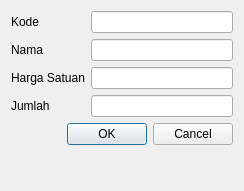
<?xml version="1.0" encoding="UTF-8"?>
<ui version="4.0">
 <class>DialogAdd</class>
 <widget class="QDialog" name="DialogAdd">
  <property name="geometry">
   <rect>
    <x>0</x>
    <y>0</y>
    <width>244</width>
    <height>191</height>
   </rect>
  </property>
  <property name="windowTitle">
   <string>Dialog</string>
  </property>
  <layout class="QFormLayout" name="formLayout">
   <item row="0" column="0">
    <widget class="QLabel" name="labelKode">
     <property name="text">
      <string>Kode</string>
     </property>
    </widget>
   </item>
   <item row="0" column="1">
    <widget class="QLineEdit" name="lineEditKode"/>
   </item>
   <item row="1" column="0">
    <widget class="QLabel" name="labelNama">
     <property name="text">
      <string>Nama</string>
     </property>
    </widget>
   </item>
   <item row="1" column="1">
    <widget class="QLineEdit" name="lineEditNama"/>
   </item>
   <item row="2" column="0">
    <widget class="QLabel" name="labelHargaSatuan">
     <property name="text">
      <string>Harga Satuan</string>
     </property>
    </widget>
   </item>
   <item row="2" column="1">
    <widget class="QLineEdit" name="lineEditHargaSatuan"/>
   </item>
   <item row="3" column="0">
    <widget class="QLabel" name="labelJumlah">
     <property name="text">
      <string>Jumlah</string>
     </property>
    </widget>
   </item>
   <item row="3" column="1">
    <widget class="QLineEdit" name="lineEditJumlah"/>
   </item>
   <item row="4" column="0" colspan="2">
    <widget class="QDialogButtonBox" name="buttonBox">
     <property name="orientation">
      <enum>Qt::Orientation::Horizontal</enum>
     </property>
     <property name="standardButtons">
      <set>QDialogButtonBox::StandardButton::Cancel|QDialogButtonBox::StandardButton::Ok</set>
     </property>
    </widget>
   </item>
  </layout>
 </widget>
 <resources/>
 <connections>
  <connection>
   <sender>buttonBox</sender>
   <signal>rejected()</signal>
   <receiver>DialogAdd</receiver>
   <slot>reject()</slot>
   <hints>
    <hint type="sourcelabel">
     <x>316</x>
     <y>260</y>
    </hint>
    <hint type="destinationlabel">
     <x>286</x>
     <y>274</y>
    </hint>
   </hints>
  </connection>
 </connections>
</ui>
